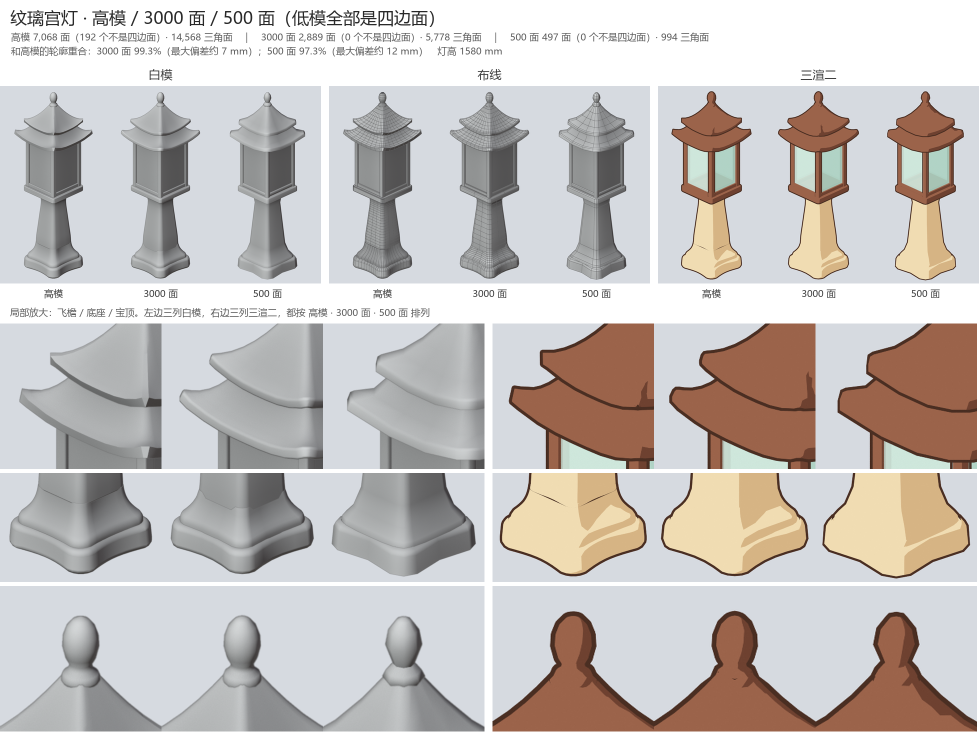
#> input picture WhiteModel/compare_high_low.png, 1958 x 1483 px, given in place of wc_fill_500.png, which was not available (shown at 1/2 size)
$ python watercolor.py
#> lines starting #> are read from the running program, lines starting #| are printed output that depends on the picture; pictures that were not available may be replaced by others from this repository, and a replacement may not be noted
"""水彩 (watercolor) finish for the 三渲二 preview of the 纹璃宫灯 white model.

Paints from the passes that `build_wenli_gongdeng.py --watercolor` renders into renders/passes,
using screen-space steps only, so the same recipe can become a full-screen effect in Unity:
washes that drift a little against the ink, uneven pigment, darker pigment pooled at each
wash's edge, paper grain, bare paper on the lit rounded edges, and ink lines of varying
weight (outlines plus the front-corner lines a hand-drawn illustration adds).

    python watercolor.py [tag]        tag: _500 (default, the chosen model), _low (3000 faces), '' (high)
Writes renders/watercolor{tag}.png, and watercolor_card{tag}.png laid out like the
reference item card 例子尝试.jpg (same paper, lantern size and position, green title).
"""
import os
import sys

import numpy as np
from PIL import Image, ImageDraw, ImageFont

HERE = os.path.dirname(os.path.abspath(__file__))
TAG = sys.argv[1] if len(sys.argv) > 1 else '_500'
PASSES = os.path.join(HERE, 'renders', 'passes')
PAPER = (250, 253, 224)  # paper colour of 例子尝试.jpg
INK = (74, 46, 34)       # the toon outline colour
rng = np.random.default_rng(7)


def load(name, mode):
#> called with name = 'wc_fill', mode = 'RGBA'
    return np.asarray(Image.open(os.path.join(PASSES, f'{name}{TAG}.png')).convert(mode), dtype=np.float32) / 255


def to_lin(c):
    return np.where(c <= 0.04045, c / 12.92, ((c + 0.055) / 1.055) ** 2.4)


def to_srgb(c):
    c = np.clip(c, 0, 1)
    return np.where(c <= 0.0031308, c * 12.92, 1.055 * c ** (1 / 2.4) - 0.055)


def smoothstep(e0, e1, x):
    t = np.clip((x - e0) / (e1 - e0), 0, 1)
    return t * t * (3 - 2 * t)


# [43 lines left out: functions box, blur, noise, warp, not called in this run]


fill = load('wc_fill', 'RGBA')
H, W = fill.shape[:2]
#> H = 1483; W = 1958
alpha = fill[..., 3]
#> alpha: shape (1483, 1958) float32; every value is 1
col = to_lin(fill[..., :3])
#> in to_lin, `return np.where(c <= 0.04045, c / 12.92, ((c + 0.055) / 1.055) ** 2.4)`:
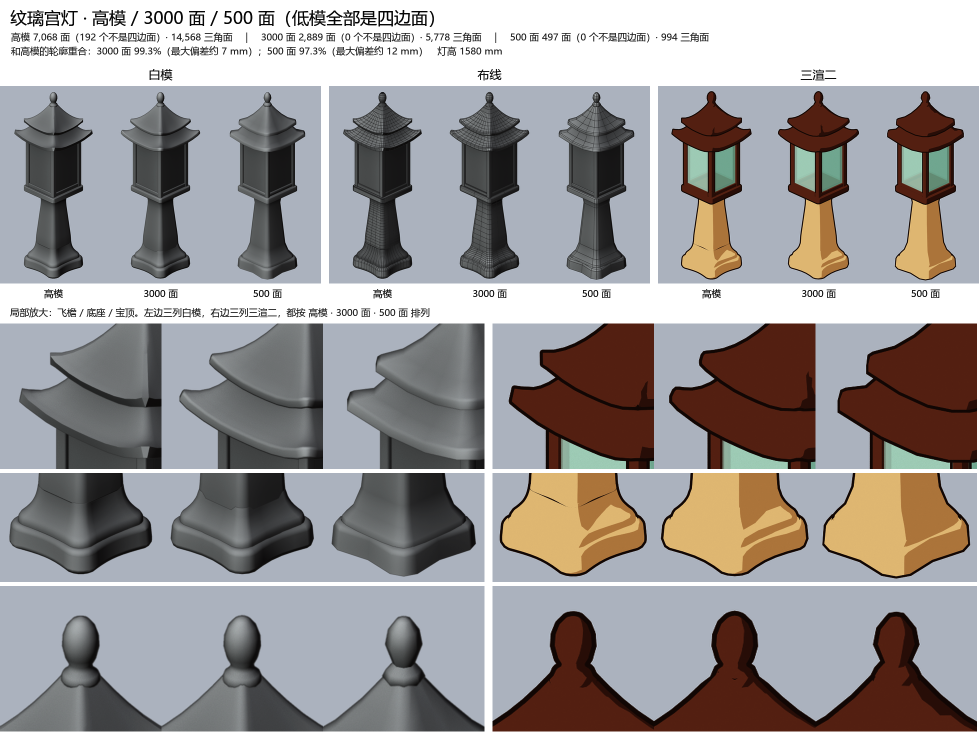
#> returned value: shape (1483, 1958, 3) float32 (shown at 1/2 size); mean of channels 0, 1, 2 0.611, 0.61, 0.606; drawn as R, G, B
ids = load('wc_ids', 'RGB')
#> call 2 of load, with name = 'wc_ids', mode = 'RGB'
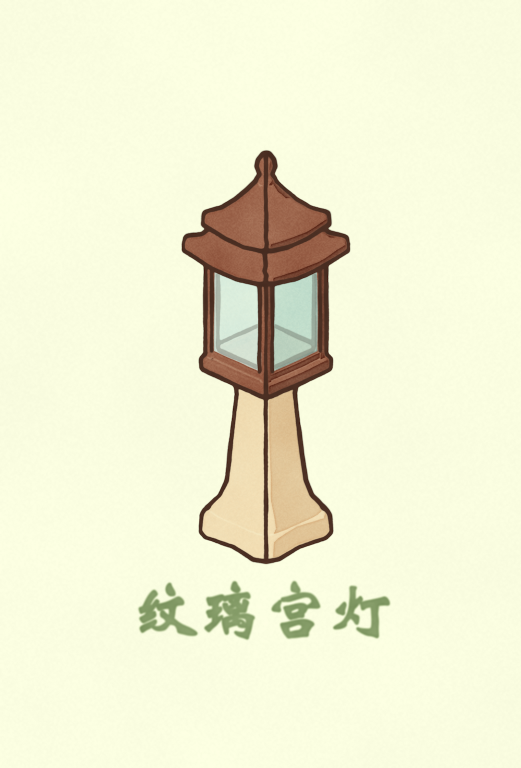
#> input picture WhiteModel/watercolor_card_500.png, 1042 x 1536 px, given in place of wc_ids_500.png, which was not available (shown at 1/2 size)
lit = load('wc_lit', 'L')
#> call 3 of load, with name = 'wc_lit', mode = 'L'
#> in load (call 3), `return np.asarray(Image.open(os.path.join(PASSES, f'{name}{TAG}.png'))..`:
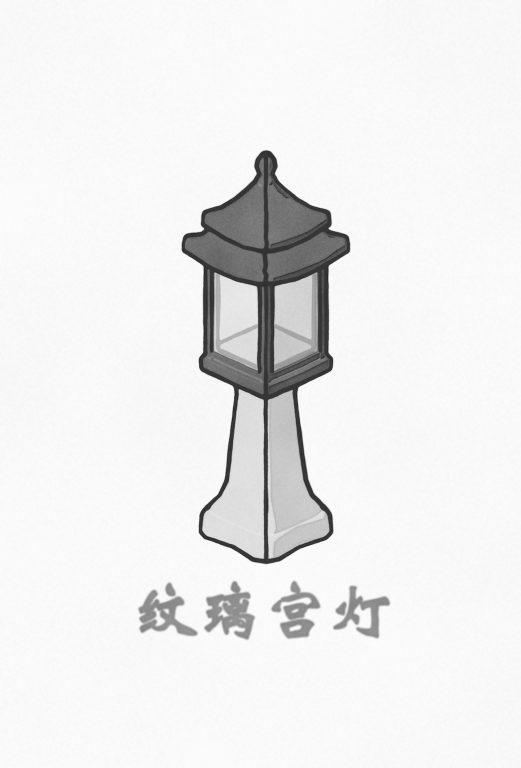
#> returned value: shape (1536, 1042) float32 (shown at 1/2 size); min 0.0627, max 0.988, mean 0.929
nrm = to_lin(load('wc_normal', 'RGB')) * 2 - 1
#> (the run stopped early here; a loop or call above may not have finished)
